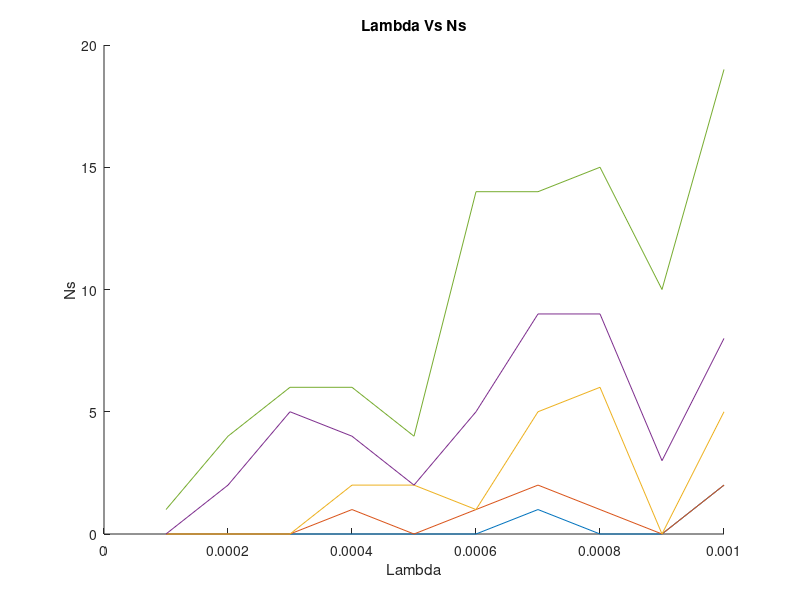

Write MATLAB code to recreate this figure.
clc
clear all
close all
%% Calculation of Cpacity of Nodes for different lambda value %%
% L = value of lamda
L=1000;
Lambda=zeros(1,10)
Xc=L/2
Yc=L/2
R=100
% fixed capacity
Cth = 1.5;

% Ns = Number of nodes for each radius
Ns=zeros(1,10);
for R=10:10:50
    index=1
for n = 100:100:1000;
    % Xp = position in the X axis
    Xp = rand(1,n).*L;
    % Yp = position in the Y axis
    Yp = rand(1,n).*L;
    % Calculation the value of lamda
    Lambda(index) = (n) /(L*L);
    % Calculation the value of distance
    for i = 1:n
        Ds(i) = sqrt((Xp(i)-Xc)^2 + (Yp(i)-Yc)^2);
      % calculation number of nodes for each radius
        if(Ds(i)<R)
            Ns(index)=Ns(index)+1;
            
        end
    end
    index=index+1
    
end
hold on;
%% Plotting Lambda Vs number of Nodes %%
plot(Lambda(1:1:10),Ns(1:1:10))
title('Lambda Vs Ns')
xlabel('Lambda')
ylabel('Ns')
end



